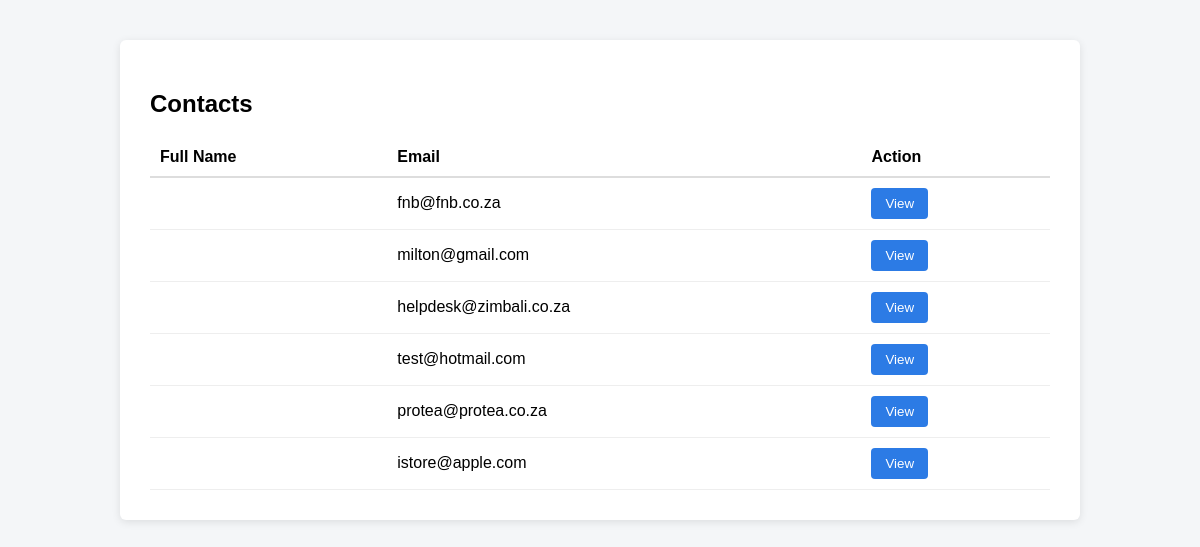
/contacts, run on an earlier commit of the app's database.
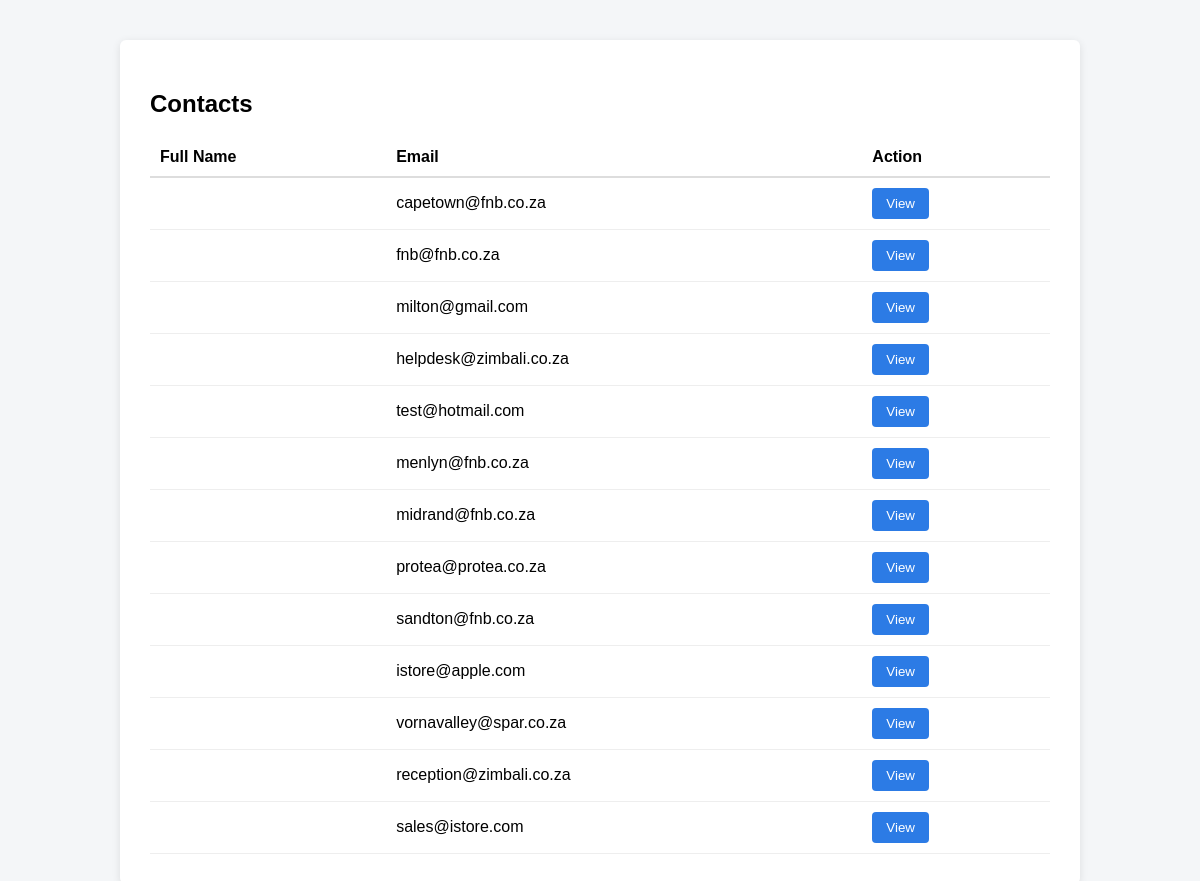
And on a later commit of the database.
### tables this page shows
CREATE TABLE contacts (
                          id INTEGER PRIMARY KEY AUTOINCREMENT,
                          name TEXT NOT NULL,
                          surname TEXT NOT NULL,
                          email TEXT NOT NULL
);

### controllers/contact_controller.py (the view)
@contact_routes.route("/contacts")
def list_contacts():
    db = get_db()
    try:
        contacts = get_all_contacts(db)
        return render_template("contacts.html", contacts=contacts)
    finally:
        db.close()

### database.py (called while the page is built)
def init_db():
    if not os.path.exists("database.db"):
        conn = sqlite3.connect("database.db")
        with open("schema.sql", "r") as f:
            conn.executescript(f.read())
        conn.commit()
        conn.close()

def get_db():
    init_db()
    conn = sqlite3.connect("database.db")
    conn.row_factory = sqlite3.Row
    return conn

### services/contact_service.py (called while the page is built)
def get_all_contacts(db):
    return db.execute("""
        SELECT c.id, c.name, c.surname, c.email,
        COUNT(cc.client_id) as client_count
        FROM contacts c
        LEFT JOIN client_contacts cc ON c.id = cc.contact_id
        GROUP BY c.id
        ORDER BY c.surname ASC, c.name ASC
    """).fetchall()

### templates/contacts.html (shortened to what this page needs)
<!DOCTYPE html>
<html lang="en">
<head>
    <link rel="stylesheet" href="/static/style/style.css">
</head>
<body>
<div class="container">
    <h2>Contacts</h2>
    {% if contacts|length == 0 %}
    <p>No contact(s) found.</p>
    {% else %}
    <table>
        <tr>
            <th>Full Name</th>
            <th>Email</th>
            <th>Action</th>
        </tr>
        {% for contact in contacts %}
        <tr>
            <td>{{contact.fullname}}</td>
            <td>{{contact.email}}</td>
            <td>
                <button onclick="showContactWarning()">
                    View
                </button>
            </td>
        </tr>
        {% endfor %}
    </table>
    {% endif %}
</div>
</body>
</html>

### static/style/style.css (style rules this page uses)
body { font-family:Arial; background:#f4f6f8; margin:0; padding:0; }
.container { width:900px; margin:40px auto; background:white; padding:30px; border-radius:6px; box-shadow:0 2px 8px rgba(0,0,0,0.1); }
table { width:100%; border-collapse:collapse; margin-top:20px; }
th { text-align:left; padding:10px; border-bottom:2px solid #ddd; }
td { padding:10px; border-bottom:1px solid #eee; }
button { padding:8px 14px; border:none; background:#2c7be5; color:white; border-radius:4px; cursor:pointer; }

What changed in the data, as far as the page shows it:
added contacts: email "capetown@fnb.co.za"
added contacts: email "menlyn@fnb.co.za"
added contacts: email "midrand@fnb.co.za"
added contacts: email "sandton@fnb.co.za"
added contacts: email "vornavalley@spar.co.za"
added contacts: email "reception@zimbali.co.za"
added contacts: email "sales@istore.com"
